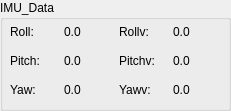
  <widget class="QGroupBox" name="groupBox_6">
   <property name="geometry">
    <rect>
     <x>10</x>
     <y>420</y>
     <width>231</width>
     <height>111</height>
    </rect>
   </property>
   <property name="title">
    <string>IMU_Data</string>
   </property>
   <widget class="QWidget" name="gridLayoutWidget">
    <property name="geometry">
     <rect>
      <x>10</x>
      <y>20</y>
      <width>211</width>
      <height>81</height>
     </rect>
    </property>
    <layout class="QGridLayout" name="gridLayout_2">
     <item row="3" column="1">
      <widget class="QLabel" name="label_Rectify_Pitch">
       <property name="text">
        <string>0.0</string>
       </property>
      </widget>
     </item>
     <item row="4" column="0">
      <widget class="QLabel" name="label_5">
       <property name="minimumSize">
        <size>
         <width>0</width>
         <height>15</height>
        </size>
       </property>
       <property name="text">
        <string>Yaw:</string>
       </property>
      </widget>
     </item>
     <item row="4" column="1">
      <widget class="QLabel" name="label_Rectify_Yaw">
       <property name="text">
        <string>0.0</string>
       </property>
      </widget>
     </item>
     <item row="3" column="0">
      <widget class="QLabel" name="label_4">
       <property name="minimumSize">
        <size>
         <width>0</width>
         <height>15</height>
        </size>
       </property>
       <property name="text">
        <string>Pitch:</string>
       </property>
      </widget>
     </item>
     <item row="2" column="1">
      <widget class="QLabel" name="label_Rectify_Roll">
       <property name="text">
        <string>0.0</string>
       </property>
      </widget>
     </item>
     <item row="2" column="2">
      <widget class="QLabel" name="label_12">
       <property name="minimumSize">
        <size>
         <width>0</width>
         <height>15</height>
        </size>
       </property>
       <property name="text">
        <string>Rollv:</string>
       </property>
      </widget>
     </item>
     <item row="2" column="0">
      <widget class="QLabel" name="label_3">
       <property name="minimumSize">
        <size>
         <width>0</width>
         <height>15</height>
        </size>
       </property>
       <property name="text">
        <string>Roll:</string>
       </property>
      </widget>
     </item>
     <item row="2" column="3">
      <widget class="QLabel" name="label_Rollv">
       <property name="text">
        <string>0.0</string>
       </property>
      </widget>
     </item>
     <item row="3" column="2">
      <widget class="QLabel" name="label_17">
       <property name="minimumSize">
        <size>
         <width>0</width>
         <height>15</height>
        </size>
       </property>
       <property name="text">
        <string>Pitchv:</string>
       </property>
      </widget>
     </item>
     <item row="3" column="3">
      <widget class="QLabel" name="label_Pitchv">
       <property name="text">
        <string>0.0</string>
       </property>
      </widget>
     </item>
     <item row="4" column="2">
      <widget class="QLabel" name="label_18">
       <property name="minimumSize">
        <size>
         <width>0</width>
         <height>15</height>
        </size>
       </property>
       <property name="text">
        <string>Yawv:</string>
       </property>
      </widget>
     </item>
     <item row="4" column="3">
      <widget class="QLabel" name="label_Yawv">
       <property name="text">
        <string>0.0</string>
       </property>
      </widget>
     </item>
    </layout>
   </widget>
  </widget>
